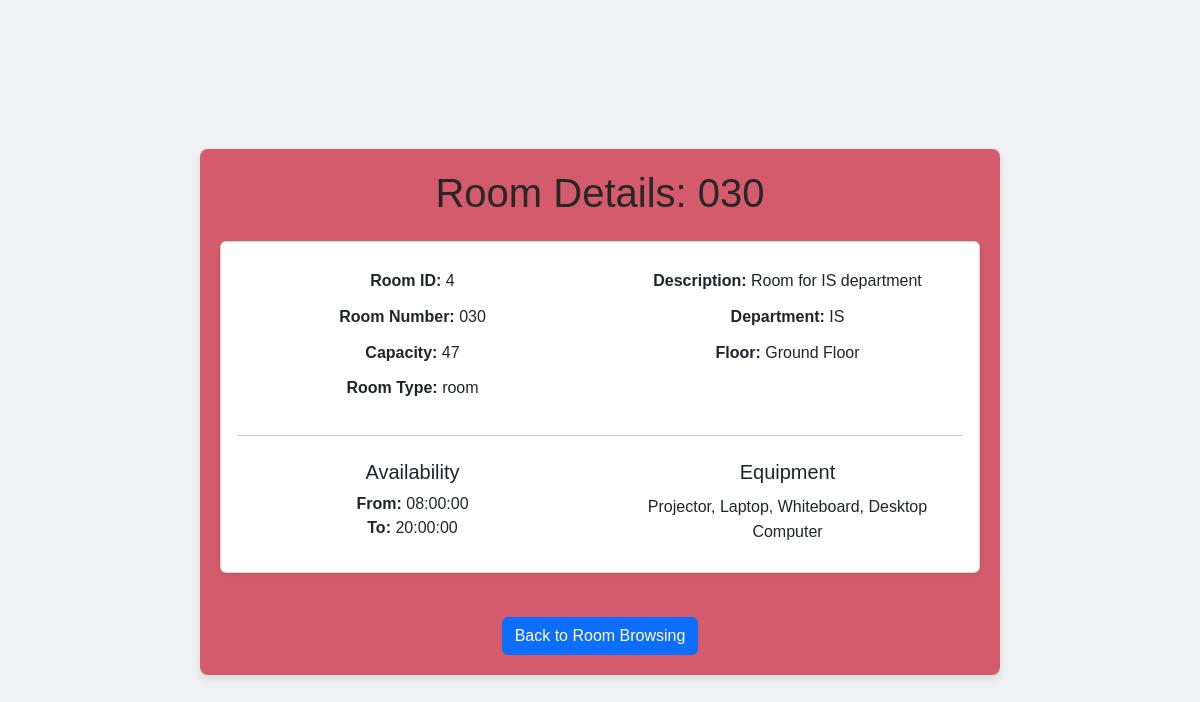
The app's page /room_details.php?Room_ID=4 with its own data.
### tables this page shows
CREATE TABLE `rooms` (
  `number` text NOT NULL,
  `Capacity` int(11) NOT NULL,
  `Room_ID` int(11) NOT NULL,
  `Type` text NOT NULL,
  `Description` text NOT NULL,
  `floor` int(11) NOT NULL,
  `department` text NOT NULL,
  `Available_From` time NOT NULL DEFAULT '08:00:00',
  `Available_To` time NOT NULL DEFAULT '20:00:00'
);

### room_details.php (the view, shortened to what this page needs)
<?php
$host = 'localhost';
$user = 'root';
$password = '';
$dbname = 'booking_system';
try {
    $pdo = new PDO("mysql:host=$host;dbname=$dbname", $user, $password);
    $pdo->setAttribute(PDO::ATTR_ERRMODE, PDO::ERRMODE_EXCEPTION);
} catch (PDOException $e) {
    die("Database connection failed: " . $e->getMessage());
}
$roomId = isset($_GET['Room_ID']) ? intval($_GET['Room_ID']) : 0;
$query = "SELECT * FROM rooms WHERE Room_ID = ?";
$stmt = $pdo->prepare($query);
$stmt->execute([$roomId]);
$room = $stmt->fetch(PDO::FETCH_ASSOC);
$equipmentQuery = "SELECT GROUP_CONCAT(equipment.equipment_name SEPARATOR ', ') AS equipment_list
                   FROM room_equipment
                   JOIN equipment ON room_equipment.Room_equipment_id = equipment.equipment_id
                   WHERE room_equipment.room_id = ?";
$stmt2 = $pdo->prepare($equipmentQuery);
$stmt2->execute([$roomId]);
$equipment = $stmt2->fetch(PDO::FETCH_ASSOC);
    switch ($room['floor']) {
        case '0': $roomFloor = "Ground Floor" ; break;
    }
?>
<!DOCTYPE html>
<html lang="en">
<head>
    <link href="https://cdn.jsdelivr.net/npm/bootstrap@5.3.3/dist/css/bootstrap.min.css" rel="stylesheet"
 />
</head>
<body>
    <div class="container mt-4 details">
        <h1 class="text-center mb-4 details-text">Room Details: <?php echo htmlspecialchars($room['number']); ?></h1>
        <div class="card shadow-sm">
            <div class="card-body">
                <div class="row text-center">
                    <div class="col-md-6">
                        <p><strong>Room ID:</strong> <?php echo htmlspecialchars($room['Room_ID']); ?></p>
                        <p><strong>Room Number:</strong> <?php echo htmlspecialchars($room['number']); ?></p>
                        <p><strong>Capacity:</strong> <?php echo htmlspecialchars($room['Capacity']); ?></p>
                        <p><strong>Room Type:</strong> <?php echo htmlspecialchars($room['Type']); ?></p>
                    </div>
                    <div class="col-md-6">
                        <p><strong>Description:</strong> <?php echo htmlspecialchars($room['Description']); ?></p>
                        <p><strong>Department:</strong> <?php echo htmlspecialchars($room['department']); ?></p>
                        <p><strong>Floor:</strong> <?php echo htmlspecialchars($roomFloor); ?></p>
                    </div>
                </div>
                <hr class="my-4">
                <div class="row text-center">
                    <div class="col-md-6">
                        <h5 class="card-title">Availability</h5>
                        <ul class="list-unstyled">
                            <li><strong>From:</strong> <?php echo htmlspecialchars($room['Available_From']); ?></li>
                            <li><strong>To:</strong> <?php echo htmlspecialchars($room['Available_To']); ?></li>
                        </ul>
                    </div>
                    <div class="col-md-6">
                        <h5 class="card-title">Equipment</h5>
                        <p><?php echo htmlspecialchars($equipment['equipment_list'] ?: 'None'); ?></p>
                    </div>
                </div>
            </div>
        </div>
        <div class="text-center mt-4">
            <a href="index.php" class="btn btn-primary">Back to Room Browsing</a>
        </div>
    </div>
</body>
</html>

### records on screen
rooms: number "030", Room_ID "4", Capacity "47", Type "room", Description "Room for IS department", department "IS", floor "Ground Floor", Available_From "08:00:00", Available_To "20:00:00"

### other values on screen
$equipment['equipment_list'] ?: 'None' "Projector, Laptop, Whiteboard, Desktop Computer"
